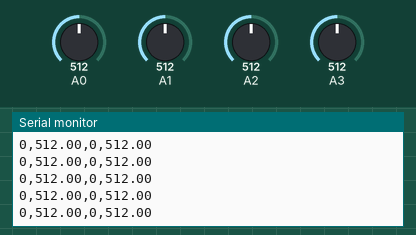
Recording of a sketch running on a simulated Arduino Uno, built with avr-gcc and run on an emulated ATmega328P. On the bench: the last lines printed to the serial monitor. The inputs (shaded band) are chosen by the test bench; at power-on: A2 = 512, A0 = 512, A1 = 512, A3 = 512.

Above: at 5.7 s.
5.8 s: A2 set to 111
At 5.84 s:
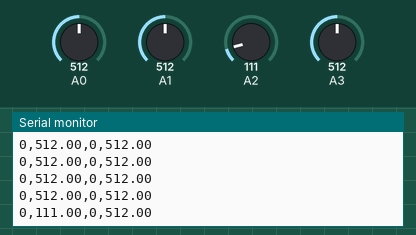
7.3 s: A2 set to 89
At 7.3 s:
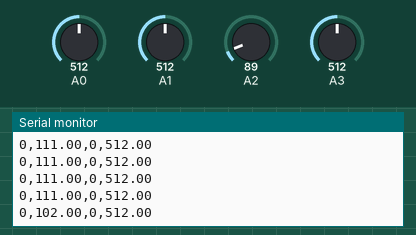
Timing chart, 0 to 10.3 s (numbered marks = the images above; inputs shaded):
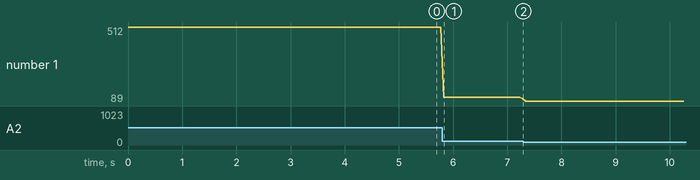

Measured:
- after the input at 5.8 s, the serial monitor: prints a new line at once (image 1)
- plotted number 1: 512 → 102 after the input at 5.8 s, 102 → 89 after the input at 7.3 s

The sketch:

paddle.ino
```cpp
const int PADDLE_A_BTN_PORT = A0;
const int PADDLE_B_BTN_PORT = A1;
const int PADDLE_A_POS_PORT = A2;
const int PADDLE_B_POS_PORT = A3;

const int DELAY_BETWEEN_READS_MS = 2;
const int BTN_READS = 3; // number of analog reads > 0 to report a button press
const int POS_READS = 10; // number of analog reads to average to give the position

int read_button(int port) {
  int zeroes = 0;
  for(int reading=0; reading <BTN_READS; reading++){
    int read = analogRead(port);
    delay(DELAY_BETWEEN_READS_MS);
    if(read==0) zeroes++;
  }
  return(zeroes==BTN_READS?1:0);
}

float read_position(int port){
  int sum = 0;
  for(int i=0; i<POS_READS; i++){
    sum += analogRead(port);
    delay(DELAY_BETWEEN_READS_MS);
  }
  return (sum/POS_READS);
}

void setup() {
  Serial.begin(115200);
}

void loop() {
  Serial.print(read_button(PADDLE_A_BTN_PORT));
  Serial.print(",");
  Serial.print(read_position(PADDLE_A_POS_PORT));
  Serial.print(",");
  Serial.print(read_button(PADDLE_B_BTN_PORT));
  Serial.print(",");
  Serial.print(read_position(PADDLE_B_POS_PORT));
  Serial.println();
}
```
